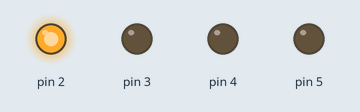
Bench run of a sketch on a simulated Arduino Uno, built with avr-gcc and run on an emulated ATmega328P. On the bench: output pins drawn as LEDs (lit = HIGH).

Above: at 0.12 s.
At 0.62 s:
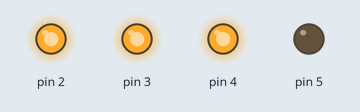
At 1.2 s:
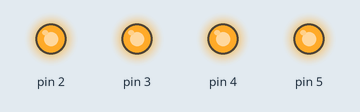
At 2.37 s:
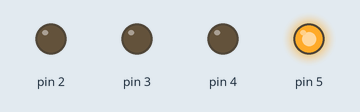
At 3.87 s:
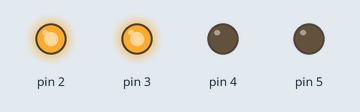
At 6.5 s:
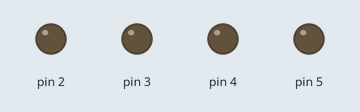
Timing chart, 0 to 8.1 s (numbered marks = the images above):
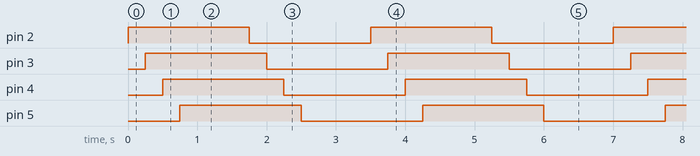

Measured:
- by itself, pin 2–5: alternates HIGH for 1.8 s and LOW for 1.8 s
- by itself, everything shown: repeats every 3.5 s, in 8 steps

The sketch:

neethu-task2a.ino
```cpp
void setup() {
int i;
for(i=2;i<=5;i++)
{

pinMode(i, OUTPUT);
}

}

void loop() {
  int i=0;
  for(i=2;i<=5;i++)
  {
    digitalWrite(i, HIGH);
    delay(250);

  }
delay(750);
for(i=2;i<=5;i++)
{
  digitalWrite(i, LOW);
  delay(250);
}
delay(750);
}
```
